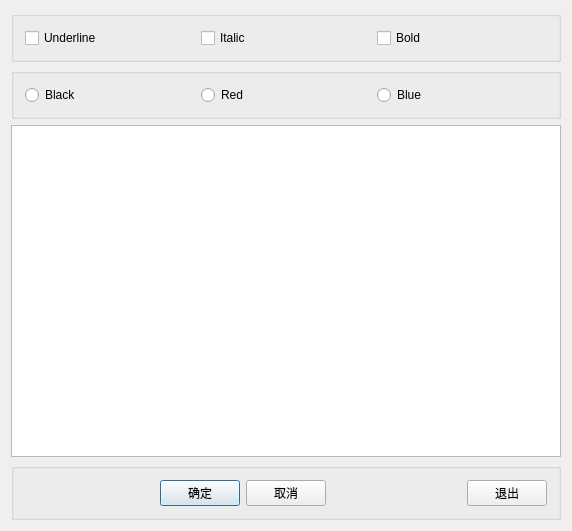
<?xml version="1.0" encoding="UTF-8"?>
<ui version="4.0">
 <class>QWDialog</class>
 <widget class="QDialog" name="QWDialog">
  <property name="geometry">
   <rect>
    <x>0</x>
    <y>0</y>
    <width>572</width>
    <height>531</height>
   </rect>
  </property>
  <property name="windowTitle">
   <string>QWDialog</string>
  </property>
  <layout class="QVBoxLayout" name="verticalLayout">
   <item>
    <widget class="QGroupBox" name="groupBox">
     <property name="enabled">
      <bool>true</bool>
     </property>
     <property name="title">
      <string/>
     </property>
     <layout class="QHBoxLayout" name="horizontalLayout_3">
      <item>
       <widget class="QCheckBox" name="checkBoxUnderline">
        <property name="text">
         <string>Underline</string>
        </property>
       </widget>
      </item>
      <item>
       <widget class="QCheckBox" name="checkBoxItalic">
        <property name="text">
         <string>Italic</string>
        </property>
       </widget>
      </item>
      <item>
       <widget class="QCheckBox" name="checkBoxBold">
        <property name="text">
         <string>Bold</string>
        </property>
       </widget>
      </item>
     </layout>
    </widget>
   </item>
   <item>
    <widget class="QGroupBox" name="groupBox_2">
     <property name="title">
      <string/>
     </property>
     <layout class="QHBoxLayout" name="horizontalLayout_4">
      <item>
       <widget class="QRadioButton" name="rBtnBlack">
        <property name="text">
         <string>Black</string>
        </property>
       </widget>
      </item>
      <item>
       <widget class="QRadioButton" name="rBtnRed">
        <property name="text">
         <string>Red</string>
        </property>
       </widget>
      </item>
      <item>
       <widget class="QRadioButton" name="rBtnBlue">
        <property name="text">
         <string>Blue</string>
        </property>
       </widget>
      </item>
     </layout>
    </widget>
   </item>
   <item>
    <widget class="QPlainTextEdit" name="plainTextEdit">
     <property name="font">
      <font>
       <pointsize>20</pointsize>
      </font>
     </property>
     <property name="plainText">
      <string/>
     </property>
    </widget>
   </item>
   <item>
    <widget class="QGroupBox" name="groupBox_3">
     <property name="title">
      <string/>
     </property>
     <layout class="QHBoxLayout" name="horizontalLayout_5">
      <item>
       <spacer name="horizontalSpacer">
        <property name="orientation">
         <enum>Qt::Horizontal</enum>
        </property>
        <property name="sizeHint" stdset="0">
         <size>
          <width>107</width>
          <height>20</height>
         </size>
        </property>
       </spacer>
      </item>
      <item>
       <widget class="QPushButton" name="btnOK">
        <property name="text">
         <string>确定</string>
        </property>
       </widget>
      </item>
      <item>
       <widget class="QPushButton" name="btnCancel">
        <property name="text">
         <string>取消</string>
        </property>
       </widget>
      </item>
      <item>
       <spacer name="horizontalSpacer_2">
        <property name="orientation">
         <enum>Qt::Horizontal</enum>
        </property>
        <property name="sizeHint" stdset="0">
         <size>
          <width>106</width>
          <height>20</height>
         </size>
        </property>
       </spacer>
      </item>
      <item>
       <widget class="QPushButton" name="btnClose">
        <property name="text">
         <string>退出</string>
        </property>
       </widget>
      </item>
     </layout>
    </widget>
   </item>
  </layout>
 </widget>
 <layoutdefault spacing="6" margin="11"/>
 <tabstops>
  <tabstop>checkBoxItalic</tabstop>
  <tabstop>rBtnBlack</tabstop>
  <tabstop>rBtnRed</tabstop>
  <tabstop>rBtnBlue</tabstop>
  <tabstop>plainTextEdit</tabstop>
  <tabstop>btnOK</tabstop>
  <tabstop>btnCancel</tabstop>
  <tabstop>btnClose</tabstop>
 </tabstops>
 <resources/>
 <connections>
  <connection>
   <sender>btnOK</sender>
   <signal>clicked()</signal>
   <receiver>QWDialog</receiver>
   <slot>accept()</slot>
   <hints>
    <hint type="sourcelabel">
     <x>186</x>
     <y>493</y>
    </hint>
    <hint type="destinationlabel">
     <x>285</x>
     <y>265</y>
    </hint>
   </hints>
  </connection>
  <connection>
   <sender>btnCancel</sender>
   <signal>clicked()</signal>
   <receiver>QWDialog</receiver>
   <slot>reject()</slot>
   <hints>
    <hint type="sourcelabel">
     <x>286</x>
     <y>493</y>
    </hint>
    <hint type="destinationlabel">
     <x>285</x>
     <y>265</y>
    </hint>
   </hints>
  </connection>
  <connection>
   <sender>btnClose</sender>
   <signal>clicked()</signal>
   <receiver>QWDialog</receiver>
   <slot>close()</slot>
   <hints>
    <hint type="sourcelabel">
     <x>502</x>
     <y>493</y>
    </hint>
    <hint type="destinationlabel">
     <x>285</x>
     <y>265</y>
    </hint>
   </hints>
  </connection>
 </connections>
</ui>
